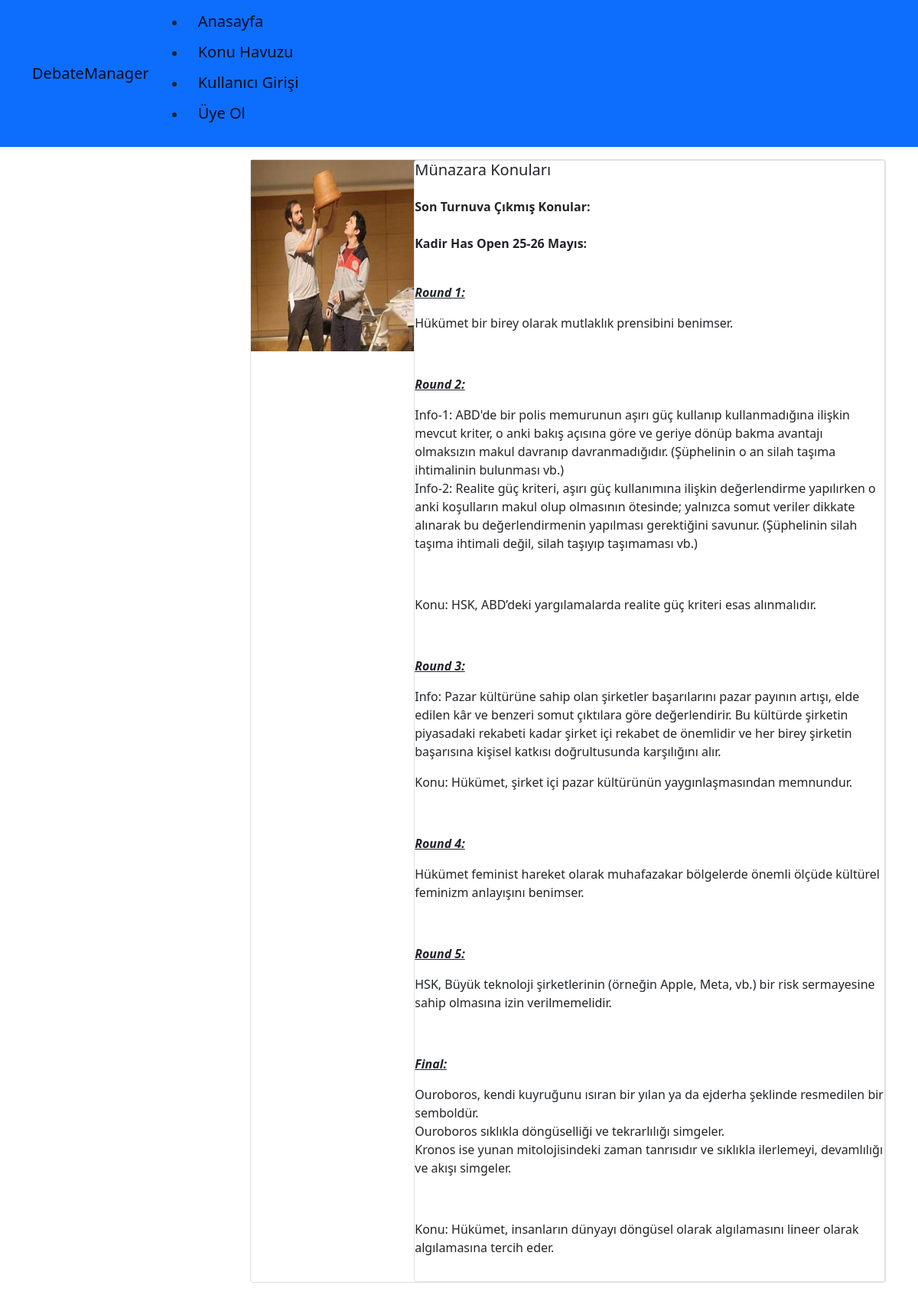
The page /blogs/munazara-konular on the database its author committed.
### DM/models.py (models this page shows, shortened)
class Blog(models.Model):
    title = models.CharField(max_length=200)
    image = models.CharField(max_length=50)
    description = RichTextField()
    is_active = models.BooleanField(default=False)
    is_home = models.BooleanField(default=False)
    slug = models.SlugField(null=False, blank=True, unique=True, db_index=True, editable=False)
    categories = models.ManyToManyField(Category)

### DM/views.py (the view)
# urls.py: path("blogs/<slug:slug>", views.blog_details, name="blog_details"),
def blog_details(request, slug):
    blog = Blog.objects.get(slug=slug)
    return render(request, "DM/blog_details.html", {
        "blog": blog})

### DM/templates/DM/blog_details.html (shortened to what this page needs)
{% extends "base.html" %}
{% load static %}
{% block content %}
    <div class="container mt-3">
        <div class="row">
            <div class="col-3">
            </div>
            <div class="col-9">
                <div class="card mb-3">
                    <div class="row">
                        <div class="col-md-3">
                            <img src="{% static 'img/'|add:blog.image %}" alt="" width="250" height="250">
                        </div>
                        <div class="col-md-9">
                            <div class="card body">
                                <h5 class="card-title">
                                    {{ blog.title }}
                                </h5>
                                <p class="card-text">{{ blog.description|safe }}</p>
                            </div>
                        </div>
                    </div>
                </div>
            </div>
        </div>
    </div>
{% endblock %}

### rows shown on the page
Blog: image (picture), title "Münazara Konuları", description "Son Turnuva Çıkmış Konular: Kadir Has Open 25-26 Mayıs: Round 1: Hükümet bir birey olarak mutlaklık prensibini benimser. Round 2: Info-1: ABD'de bir polis memurunun aşırı güç kullanıp kullanmadığına ilişkin mevcut kriter, o anki bakış açısına göre ve geriye dönüp bakma avantajı olmaksızın makul davranıp davranmadığıdır. (Şüphelinin o an silah taşıma ihtimalinin bulunması vb.) Info-2: Realite güç kriteri, aşırı güç kullanımına ilişkin değerlendirme yapılırken o anki koşulların makul olup olmasının ötesinde; yalnızca somut veriler dikkate alınarak bu değerlendirmenin yapılması gerektiğini savunur. (Şüphelinin silah taşıma ihtimali değil, silah taşıyıp taşımaması vb.) Konu: HSK, ABD’deki…"
